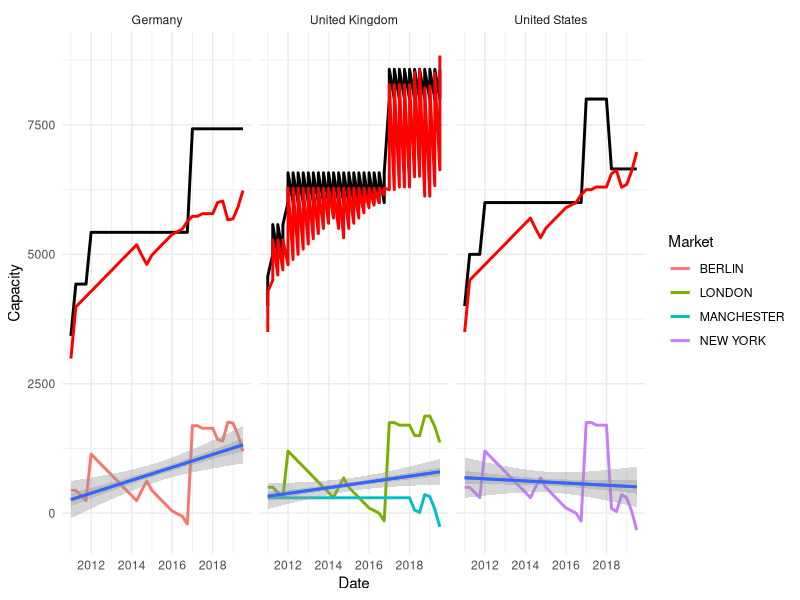
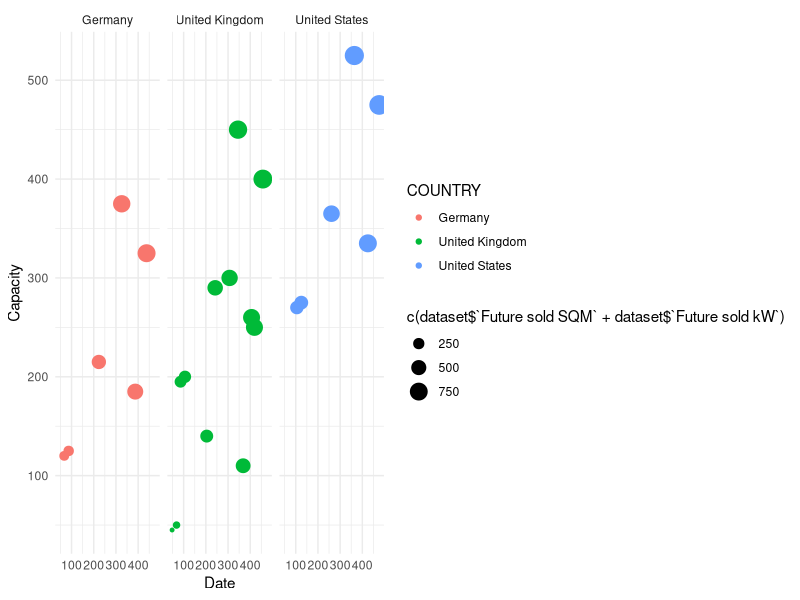

Reproduce these figures in R, in order.
library(readxl)
library(ggplot2)

setwd("C:/Users/aizaz/Desktop")

dataset <- read_excel("Left to Sell - Data dummy.xlsx")

head(dataset)

ggplot(dataset)+
  geom_line(aes( x = dataset$Date, y = dataset$'Left to Sell sqm', col = Market), size = 1)+
  geom_line(aes( x = dataset$Date, y = dataset$'Max.Equippable Space'), size = 1)+
  geom_line(aes( x = dataset$Date, y = dataset$'Equipped Space'), size = 1, col = "red")+
  geom_smooth(aes( x = dataset$Date, y = dataset$'Left to Sell sqm'), method = "lm", level = 0.5)+
  geom_smooth(aes( x = dataset$Date, y = dataset$'Left to Sell sqm'), method = "lm")+
  facet_wrap(~COUNTRY)+
  xlab("Date")+
  ylab("Capacity")+
  theme_minimal()

ggplot(dataset)+
  geom_point(aes(x = dataset$`Future sold SQM`, y = dataset$`Future sold kW`, size = c(dataset$`Future sold SQM`+dataset$`Future sold kW`), col = COUNTRY))+
  facet_wrap(~COUNTRY)+
  xlab("Date")+
  ylab("Capacity")+
  theme_minimal()

d<- !is.na(dataset$`Future sold SQM`)
d
cor(dataset$`Future sold SQM`, dataset$`Future sold kW`)
